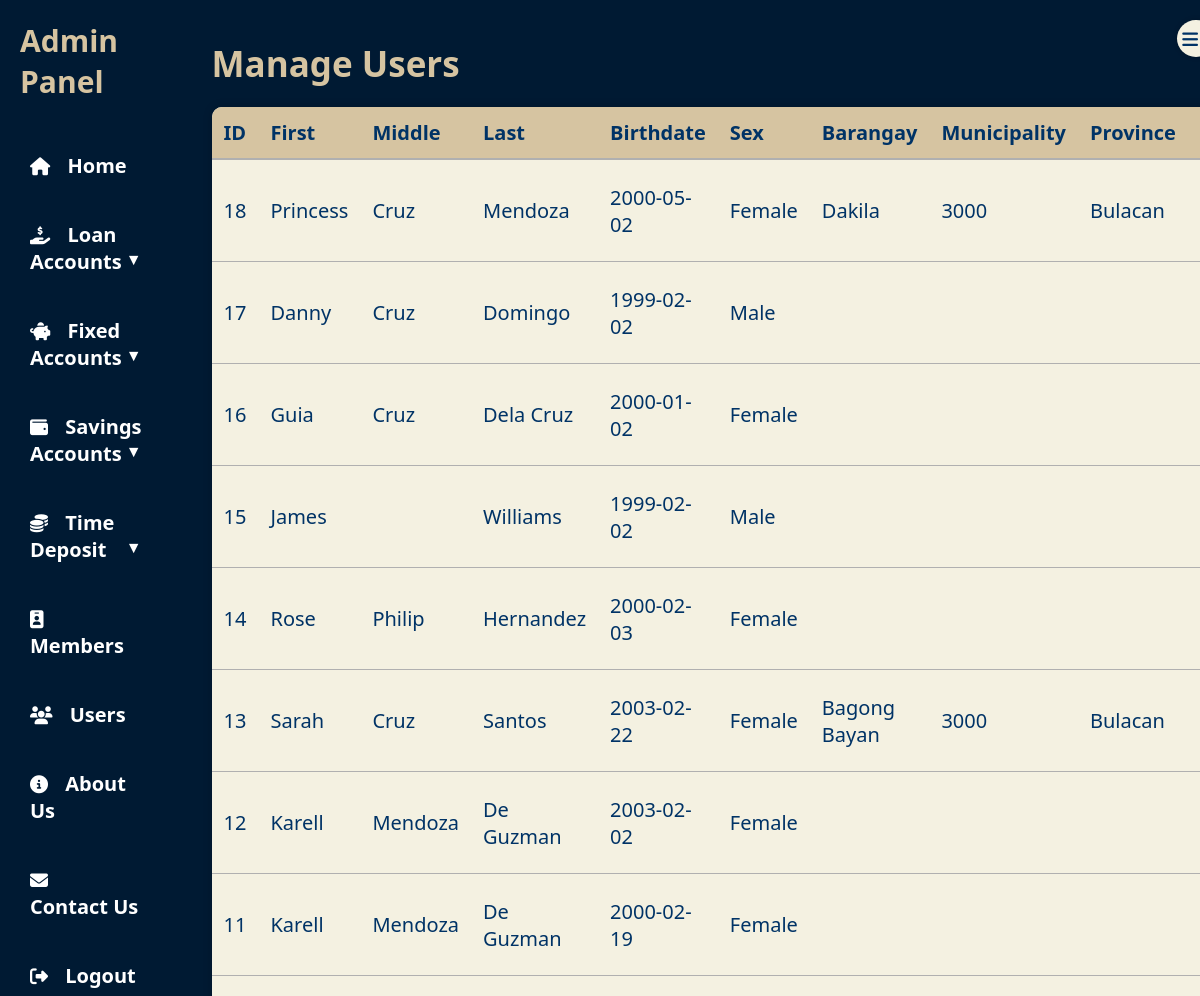
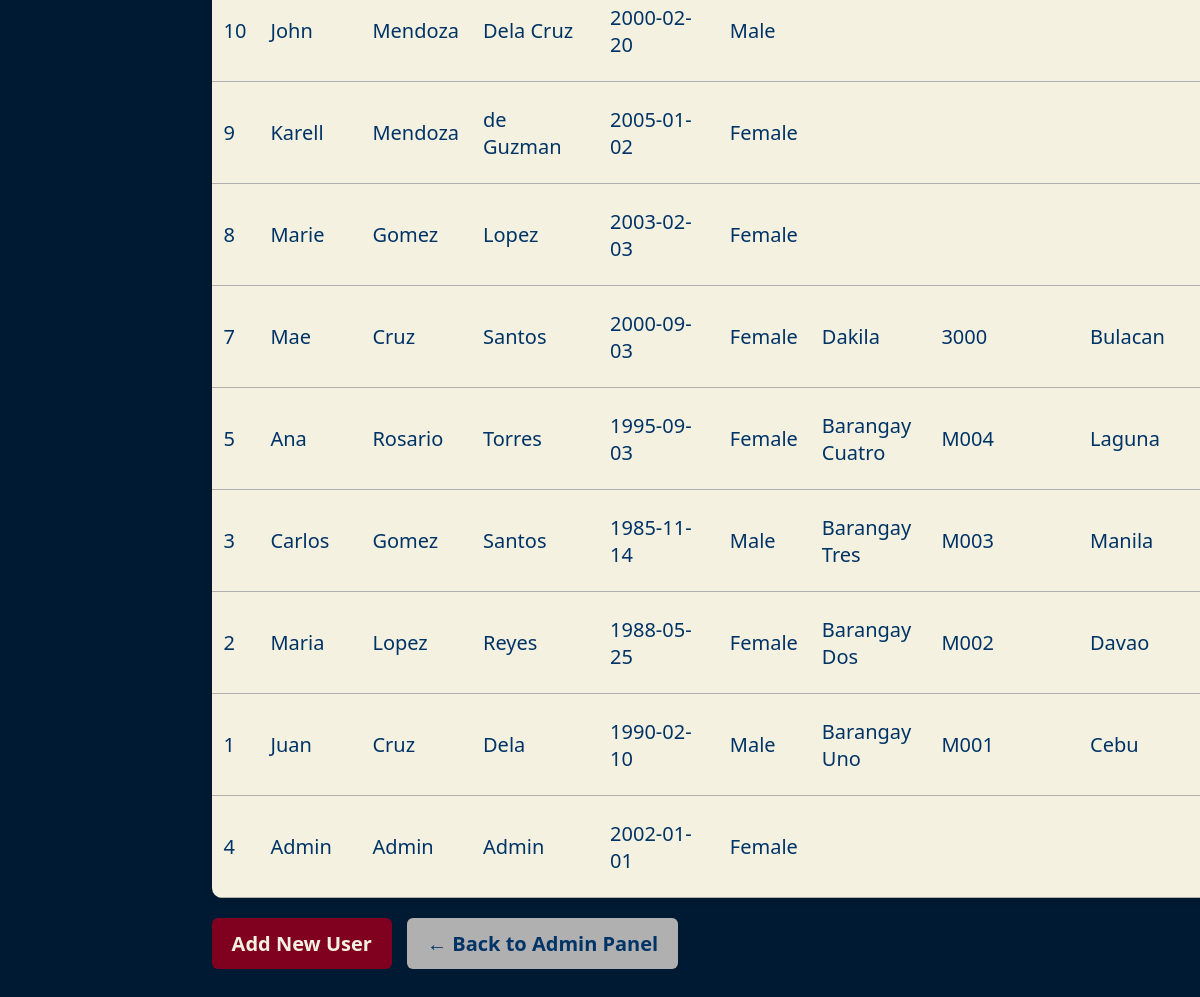
The app's page /user_Page.php (signed in) with its own data (2 pictures, top to bottom).
### tables this page shows
CREATE TABLE `USERS` (
  `user_id` int(11) NOT NULL,
  `first_name` varchar(50) NOT NULL,
  `middle_name` varchar(50) DEFAULT NULL,
  `last_name` varchar(50) NOT NULL,
  `birthdate` date NOT NULL,
  `sex` enum('Male','Female','Other') NOT NULL,
  `barangay` varchar(100) DEFAULT NULL,
  `municipality_code` varchar(50) DEFAULT NULL,
  `province` varchar(100) DEFAULT NULL,
  `role` enum('admin','member','accountant') NOT NULL,
  `created_at` timestamp NOT NULL DEFAULT current_timestamp()
);

### public/user_Page.php (the view, shortened to what this page needs)
<?php
require_once __DIR__ . '/../includes/db.php';
$query = "SELECT * FROM USERS ORDER BY created_at DESC";
$result = $conn->query($query);
?>
<!DOCTYPE html>
<html lang="en">
<head>
    <link rel="stylesheet" href="assets/css/admincss.css" />
  <link rel="stylesheet" href="https://cdnjs.cloudflare.com/ajax/libs/font-awesome/6.4.0/css/all.min.css" />
</head>
<body>
<div class="admin-container">
<nav class="sidebar" id="sidebar">
    <div class="toggle-btn" onclick="toggleSidebar()">
        <i class="fas fa-bars"></i>
    </div>
    <h2>Admin Panel</h2>
    <ul>
        <li><a href="adminPanel.php"><i class="fas fa-home"></i><span> Home</span></a></li>
        <li class="dropdown">
            <a href="#" class="dropdown-btn"><i class="fas fa-hand-holding-usd"></i><span> Loan Accounts</span></a>
        </li>
        <li class="dropdown">
            <a href="#" class="dropdown-btn"><i class="fas fa-piggy-bank"></i><span> Fixed Accounts</span></a>
        </li>
        <li class="dropdown">
            <a href="#" class="dropdown-btn"><i class="fas fa-wallet"></i><span> Savings Accounts</span></a>
        </li>
        <li class="dropdown">
            <a href="#" class="dropdown-btn"><i class="fas fa-coins"></i><span> Time Deposit</span></a>
        </li>
        <li><a href="member_Page.php"><i class="fas fa-id-badge"></i><span> Members</span></a></li>
        <li><a href="user_Page.php"><i class="fas fa-users"></i><span> Users</span></a></li>
        <li><a href="about_Page.php"><i class="fas fa-info-circle"></i><span> About Us</span></a></li>
        <li><a href="contact_Page.php"><i class="fas fa-envelope"></i><span> Contact Us</span></a></li>
        <li>
            <a href="logout.php" onclick="return confirm('Are you sure you want to logout?');">
                <i class="fas fa-sign-out-alt"></i><span> Logout</span>
            </a>
        </li>
    </ul>
</nav>
  <main class="main-content">
    <h1>Manage Users</h1>
    <table>
      <thead>
        <tr>
          <th>ID</th>
          <th>First</th>
          <th>Middle</th>
          <th>Last</th>
          <th>Birthdate</th>
          <th>Sex</th>
          <th>Barangay</th>
          <th>Municipality</th>
          <th>Province</th>
          <th>Role</th>
        </tr>
      </thead>
      <tbody>
        <?php while ($row = $result->fetch_assoc()): ?>
        <tr>
          <td><?= $row['user_id'] ?></td>
          <td><?= htmlspecialchars($row['first_name']) ?></td>
          <td><?= htmlspecialchars($row['middle_name']) ?></td>
          <td><?= htmlspecialchars($row['last_name']) ?></td>
          <td><?= $row['birthdate'] ?></td>
          <td><?= $row['sex'] ?></td>
          <td><?= $row['barangay'] ?></td>
          <td><?= $row['municipality_code'] ?></td>
          <td><?= $row['province'] ?></td>
          <td><?= $row['role'] ?></td>
        </tr>
        <?php endwhile; ?>
      </tbody>
    </table>
    <a href="add_User2.php" class="login-btn">Add New User</a>
    <a href="adminPanel.php" class="login-btn" style="background-color: var(--gray); color: var(--navy);">← Back to Admin Panel</a>
  </main>
</div>
</body>
</html>

### public/assets/css/admincss.css (style rules this page uses)
:root { --navy: #003366; --yellowish: #D6C4A1; --gray: #B0B0B0; --burgundy: #800020; --cream: #F4F1E1; --dark-bg: #001A33; --hover-highlight: #D6C4A1; }
body { margin: 0; font-family: "Segoe UI", sans-serif; font-size: 20px; background-color: var(--navy); color: var(--cream); height: 100vh; display: flex; }
.admin-container { display: flex; width: 100%; }
.sidebar { width: 260px; background-color: var(--dark-bg); padding: 20px; display: flex; flex-direction: column; height: 100vh; transition: width 0.3s ease-in-out; overflow: hidden; box-shadow: 2px 0 10px rgba(0,0,0,0.3); }
.sidebar h2 { color: var(--yellowish); font-size: 30px; margin-bottom: 40px; transition: opacity 0.3s; }
.sidebar ul { list-style: none; padding: 0; }
.sidebar li { margin-bottom: 22px; position: relative; }
.sidebar a { color: var(--cream); text-decoration: none; font-weight: bold; display: flex; align-items: center; padding: 10px; border-radius: 8px; transition: background-color 0.2s, transform 0.2s; }
.sidebar i { margin-right: 12px; font-size: 18px; transition: margin 0.3s; }
.toggle-btn { position: absolute; top: 20px; right: -15px; background-color: var(--cream); color: var(--navy); border-radius: 50%; padding: 5px; cursor: pointer; box-shadow: 0 0 5px rgba(0,0,0,0.2); transition: background 0.3s; }
.main-content h1 { font-size: 35px; margin-bottom: 10px; color: var(--yellowish); }
.main-content { flex-grow: 1; padding: 40px; background-color: #002244; transition: margin-left 0.3s ease; }
.main-content h1 { font-size: 32px; margin-bottom: 20px; color: var(--yellowish); }
.sidebar ul .dropdown > a:after { content: " ▼"; float: right; font-size: 0.8em; }
.sidebar ul li a { display: block; padding: 10px; color: #fff; text-decoration: none; }

### public/user_Page.php (style rules this page uses)
:root { --navy: #003366; --yellowish: #D6C4A1; --gray: #B0B0B0; --burgundy: #800020; --cream: #F4F1E1; }
* { box-sizing: border-box; margin: 0; padding: 0; font-family: 'Segoe UI', sans-serif; }
body { background-color: var(--navy); color: var(--cream); display: flex; height: 100vh; }
.sidebar h2 { color: var(--yellowish); font-size: 30px; margin-bottom: 40px; transition: opacity 0.3s; }
.main-content { flex-grow: 1; padding: 40px; background-color: #001a33; overflow-y: auto; }
.main-content h1 { font-size: 35px; margin-bottom: 20px; color: var(--yellowish); }
table { width: 100%; border-collapse: collapse; background-color: var(--cream); color: var(--navy); border-radius: 10px; overflow: hidden; box-shadow: 0 0 10px rgba(0,0,0,0.2); }
thead { background-color: var(--yellowish); font-weight: bold; }
thead th { padding: 12px; text-align: left; border-bottom: 2px solid var(--gray); }
tbody td { padding: 10px 12px; border-bottom: 1px solid var(--gray); }
.login-btn { display: inline-block; padding: 12px 20px; background-color: var(--burgundy); color: var(--cream); text-decoration: none; font-weight: bold; border-radius: 6px; transition: background-color 0.3s, transform 0.2s; margin-right: 10px; margin-top: 20px; }

### records on screen
users: user_id "18", first_name "Princess", middle_name "Cruz", last_name "Mendoza", birthdate "2000-05-02", sex "Female", barangay "Dakila", municipality_code "3000", province "Bulacan"
users: user_id "17", first_name "Danny", middle_name "Cruz", last_name "Domingo", birthdate "1999-02-02", sex "Male"
users: user_id "16", first_name "Guia", middle_name "Cruz", last_name "Dela Cruz", birthdate "2000-01-02", sex "Female"
users: user_id "15", first_name "James", last_name "Williams", birthdate "1999-02-02", sex "Male"
users: user_id "14", first_name "Rose", middle_name "Philip", last_name "Hernandez", birthdate "2000-02-03", sex "Female"
users: user_id "13", first_name "Sarah", middle_name "Cruz", last_name "Santos", birthdate "2003-02-22", sex "Female", barangay "Bagong Bayan", municipality_code "3000", province "Bulacan"
users: user_id "12", first_name "Karell", middle_name "Mendoza", last_name "De Guzman", birthdate "2003-02-02", sex "Female"
users: user_id "11", first_name "Karell", middle_name "Mendoza", last_name "De Guzman", birthdate "2000-02-19", sex "Female"
users: user_id "10", first_name "John", middle_name "Mendoza", last_name "Dela Cruz", birthdate "2000-02-20", sex "Male"
users: user_id "9", first_name "Karell", middle_name "Mendoza", last_name "de Guzman", birthdate "2005-01-02", sex "Female"
users: user_id "8", first_name "Marie", middle_name "Gomez", last_name "Lopez", birthdate "2003-02-03", sex "Female"
users: user_id "7", first_name "Mae", middle_name "Cruz", last_name "Santos", birthdate "2000-09-03", sex "Female", barangay "Dakila", municipality_code "3000", province "Bulacan"
users: user_id "5", first_name "Ana", middle_name "Rosario", last_name "Torres", birthdate "1995-09-03", sex "Female", barangay "Barangay Cuatro", municipality_code "M004", province "Laguna"
users: user_id "3", first_name "Carlos", middle_name "Gomez", last_name "Santos", birthdate "1985-11-14", sex "Male", barangay "Barangay Tres", municipality_code "M003", province "Manila"
users: user_id "2", first_name "Maria", middle_name "Lopez", last_name "Reyes", birthdate "1988-05-25", sex "Female", barangay "Barangay Dos", municipality_code "M002", province "Davao"
users: user_id "1", first_name "Juan", middle_name "Cruz", last_name "Dela", birthdate "1990-02-10", sex "Male", barangay "Barangay Uno", municipality_code "M001", province "Cebu"
users: user_id "4", first_name "Admin", middle_name "Admin", last_name "Admin", birthdate "2002-01-01", sex "Female"
